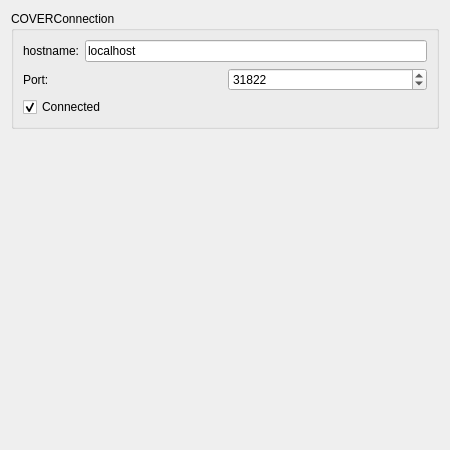
<?xml version="1.0" encoding="UTF-8"?>
<ui version="4.0">
 <class>COVERConnection</class>
 <widget class="QDialog" name="COVERConnection">
  <property name="geometry">
   <rect>
    <x>0</x>
    <y>0</y>
    <width>450</width>
    <height>450</height>
   </rect>
  </property>
  <property name="mouseTracking">
   <bool>false</bool>
  </property>
  <property name="windowTitle">
   <string>Settings</string>
  </property>
  <layout class="QFormLayout" name="formLayout_2">
   <item row="0" column="0" colspan="2">
    <widget class="QGroupBox" name="groupBox_2">
     <property name="title">
      <string>COVERConnection</string>
     </property>
     <layout class="QFormLayout" name="formLayout">
      <item row="1" column="0">
       <widget class="QCheckBox" name="connectedState">
        <property name="text">
         <string>Connected</string>
        </property>
        <property name="checked">
         <bool>true</bool>
        </property>
       </widget>
      </item>
      <item row="0" column="0" colspan="2">
       <layout class="QVBoxLayout" name="verticalLayout">
        <item>
         <layout class="QHBoxLayout" name="horizontalLayout_2">
          <item>
           <widget class="QLabel" name="label_3">
            <property name="text">
             <string>hostname:</string>
            </property>
           </widget>
          </item>
          <item>
           <widget class="QLineEdit" name="hostnameEdit">
            <property name="text">
             <string>localhost</string>
            </property>
           </widget>
          </item>
         </layout>
        </item>
        <item>
         <layout class="QHBoxLayout" name="horizontalLayout">
          <item>
           <widget class="QLabel" name="label_5">
            <property name="text">
             <string>Port:</string>
            </property>
           </widget>
          </item>
          <item>
           <widget class="QSpinBox" name="portSpinBox">
            <property name="minimum">
             <number>1000</number>
            </property>
            <property name="maximum">
             <number>100000</number>
            </property>
            <property name="value">
             <number>31822</number>
            </property>
           </widget>
          </item>
         </layout>
        </item>
       </layout>
      </item>
     </layout>
    </widget>
   </item>
  </layout>
 </widget>
 <resources/>
 <connections/>
</ui>
